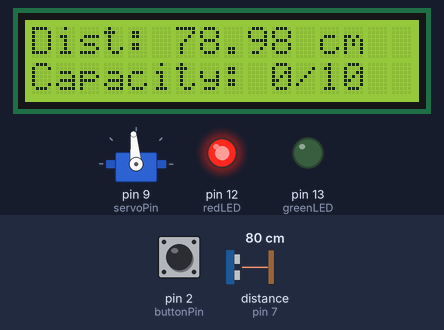
This sketch was run on a simulated Arduino Uno, built with avr-gcc and run on an emulated ATmega328P. Shown: 16×2 character LCD, servo, output pins drawn as LEDs (lit = HIGH). Wiring (inferred from the names in the program): ultrasonic range finder: trigger pin 6; echo pin 7. The inputs (shaded band) are chosen by the test bench; at power-on: distance to the obstacle (sensor on pin 7) 80 cm, pin 2 (buttonPin) LOW. The echo pulse lasts 58.3 µs per cm; servo pulses on a pin are drawn as a servo (544–2400 µs = 0–180°); pins used as bus, display or sensor lines are not drawn.

Above: at 2.2 s.
2.3 s: distance to the obstacle (sensor on pin 7) set to 7 cm
At 3.9 s:
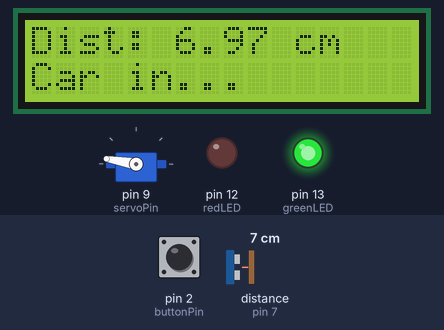
5.3 s: pin 2 (buttonPin) pulled HIGH for 0.55 s
At 8.5 s:
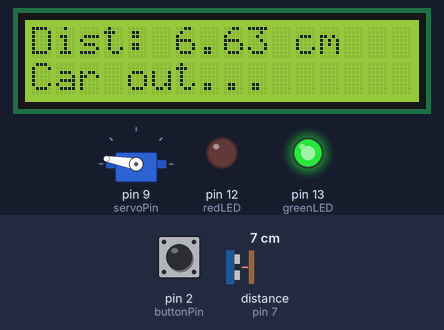
8.8 s: distance to the obstacle (sensor on pin 7) set to 2 cm
At 11.0 s:
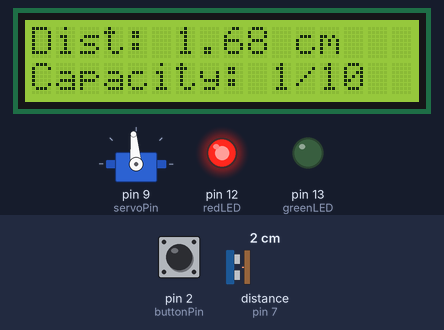
11.3 s: pin 2 (buttonPin) pulled HIGH for 1 s
At 12.6 s:
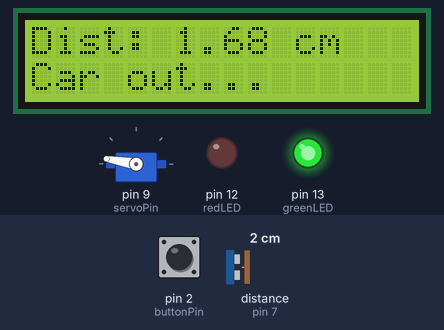
15.3 s: distance to the obstacle (sensor on pin 7) set to 4 cm
At 16.2 s:
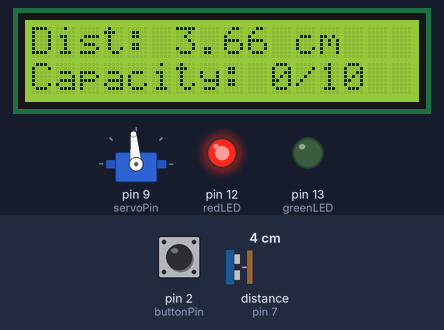
Timing chart, 0 to 18.1 s (numbered marks = the images above; inputs shaded):
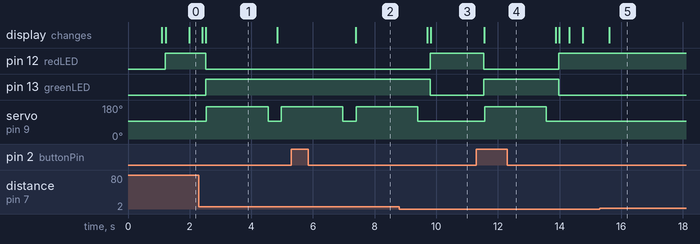

Measured:
- after the input at 2.3 s, pin 12 (redLED): HIGH → LOW after 0.21 s; pin 13 (greenLED): LOW → HIGH after 0.21 s; servo on pin 9 (servoPin): 95° → 170° after 0.24 s, → 95° 2.0 s later, → 170° 0.42 s later; the display: first changes after 0.11 s (image 1 shows a later state)
- after the input at 5.3 s, the display: changes after 2.1 s (image 2)
- after the input at 8.8 s, pin 12 (redLED): LOW → HIGH after 1.0 s; pin 13 (greenLED): HIGH → LOW after 1.0 s; servo on pin 9 (servoPin): goes on until 9.4 s, then stays 95°; the display: first changes after 0.91 s (image 3 shows a later state)
- after the input at 11.3 s, pin 12 (redLED): HIGH → LOW after 0.25 s, → HIGH 2.4 s later; pin 13 (greenLED): LOW → HIGH after 0.25 s, → LOW 2.4 s later; servo on pin 9 (servoPin): 95° → 170° after 0.26 s, → 95° 2.0 s later; the display: changes after 0.26 s (image 4)
- after the input at 15.3 s, the display: changes after 0.31 s (image 5)
- what the display in image 1 shows lasts 2.3 s, from 2.5 s to 4.8 s

The sketch:

minibarrier.ino
```cpp
#include <Wire.h>
#include <LiquidCrystal_I2C.h>

// lcd obj
LiquidCrystal_I2C lcd(0x27,16,2);

const int greenLED = 13;
const int redLED = 12;
const int buttonPin = 2;

const int echoPin = 7;
const int trigPin = 6;

const int servoPin = 9;

const float MIN_PRAG = 6.0;
const float MAX_PRAG = 7.5;
const int MAX_CARS = 10;

int carCounter = 0;
volatile bool buttonPressed = false;

void setup() {
  lcd.init();
  lcd.backlight();

  pinMode(redLED, OUTPUT);
  pinMode(greenLED, OUTPUT);
  pinMode(buttonPin, INPUT);
  attachInterrupt(digitalPinToInterrupt(buttonPin), handleButtonPress, RISING);

  pinMode(trigPin, OUTPUT);
  pinMode(echoPin, INPUT);
  pinMode(servoPin, OUTPUT);

  // fast pwm timer1 , top = ICR1
  TCCR1A = (1 << WGM11);
  TCCR1B = (1 << WGM13) | (1 << WGM12) | (1 << CS11);

  // set TOP (Period) to 20ms / 50Hz
  ICR1 = 40000;
  TCCR1A |= (1 << COM1A1);

  setServoAngle(90);

  lcd.setCursor(0, 0);
  lcd.print("Mini Barrier...");
  delay(1000);
}

void setServoAngle(int angle) {
  int pulseWidth = map(angle, 0, 180, 750, 2300);
  OCR1A = pulseWidth * 2;
}

void handleButtonPress() {
  buttonPressed = true;
}

void loop() {
  digitalWrite(trigPin, LOW);
  delayMicroseconds(2);
  digitalWrite(trigPin, HIGH);
  delayMicroseconds(10);
  digitalWrite(trigPin, LOW);

  long duration = pulseIn(echoPin, HIGH);

  float distance = duration * 0.034 / 2;

  lcd.setCursor(0, 0);
  lcd.print("Dist: ");
  lcd.print(distance);
  lcd.print(" cm   ");
  delay(100);

  lcd.setCursor(0, 1);

  if (buttonPressed && carCounter > 0) {
    digitalWrite(greenLED, HIGH);
    digitalWrite(redLED, LOW);
    lcd.setCursor(0, 1);
    lcd.print("Car out...    ");
    setServoAngle(180);

    delay(2000);
    carCounter--;
    setServoAngle(90);
    buttonPressed = false;
  } else {
    if (distance < MAX_PRAG && distance > MIN_PRAG && carCounter < MAX_CARS) {
      digitalWrite(greenLED, HIGH);
      digitalWrite(redLED, LOW);
      lcd.setCursor(0, 1);
      lcd.print("Car in...      ");
      setServoAngle(180);

      delay(2000);
      carCounter++;
      setServoAngle(90);
    } else {
      if (carCounter >= MAX_CARS) {
        digitalWrite(greenLED, LOW);
        digitalWrite(redLED, HIGH);
        lcd.setCursor(0, 1);
        lcd.print("FULL! STOP       ");
        setServoAngle(90);
      } else {
        digitalWrite(greenLED, LOW);
        digitalWrite(redLED, HIGH);
        lcd.setCursor(0, 1);
        lcd.print("Capacity: ");
        lcd.print(carCounter);
        lcd.print("/");
        lcd.print(MAX_CARS);
        lcd.print("   ");
        setServoAngle(90);
      }
    }
  }

  delay(300);
}
```
